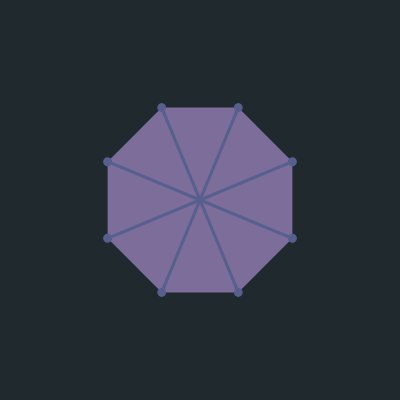
Frame 1 (no input)
Frame 60 (no input): identical to frame 1, image omitted
Frame 120 (the mouse pressed at the canvas centre since frame 60): identical to frame 1, image omitted

The p5.js sketch that drew this single still picture (run headless with seeded random() and noise() and a simulated clock; from frame 60 on, the mouse is pressed at the canvas centre):

// p5.js sketch
// ── sketch.js
let colorR="#7c6d9b"//dc3b13 dc2e08
let colorB="#565f8e"//fef3d2
let s=1

function setup() {
  createCanvas(400, 400);
  //angleMode(DEGREES);
  
}

function draw() {
  background(31,41,46);
  stroke(colorB)
  // circle(width/2,height/2,30)
  // line(width/2+100-s*100, height/2,width/2,height/2)
  umbrella(width/2, height/2,PI/8,1)
  if(s>0.3){
    s-=0.01
  }
  
  
}

function umbrella(x,y,a,S){
  let radius = 100;
  let centerX = 0;
  let centerY = 0;
  push()
  translate(x,y)
  scale(S,1)
  rotate(PI/8)
  stroke(0)
  drawU(centerX, centerY, radius); 
  drawlines(centerX, centerY, radius);
  
  pop()
}

function drawU(x, y, r) {
  
  let angle = 2*PI / 8;
  fill(colorR)
  noStroke()
  beginShape();
  for (let i = 0; i < 8; i++) {
    let xPos = x + cos(angle * i) * r;
    let yPos = y + sin(angle * i) * r;
    vertex(xPos, yPos);
  }
  endShape(CLOSE);
}

function drawlines(x, y,r) {
  let angle = TWO_PI / 8;
  for (let i = 0; i < 8; i += 1) { // connecting opposite vertices
    strokeWeight(3)
    stroke(colorB)
    let x1 = x + cos(angle * i) * r;
    let y1 = y + sin(angle * i) * r;
    line(x1, y1, 0, 0);
    fill(colorB)
    circle(x1,y1,6)
  }
}
